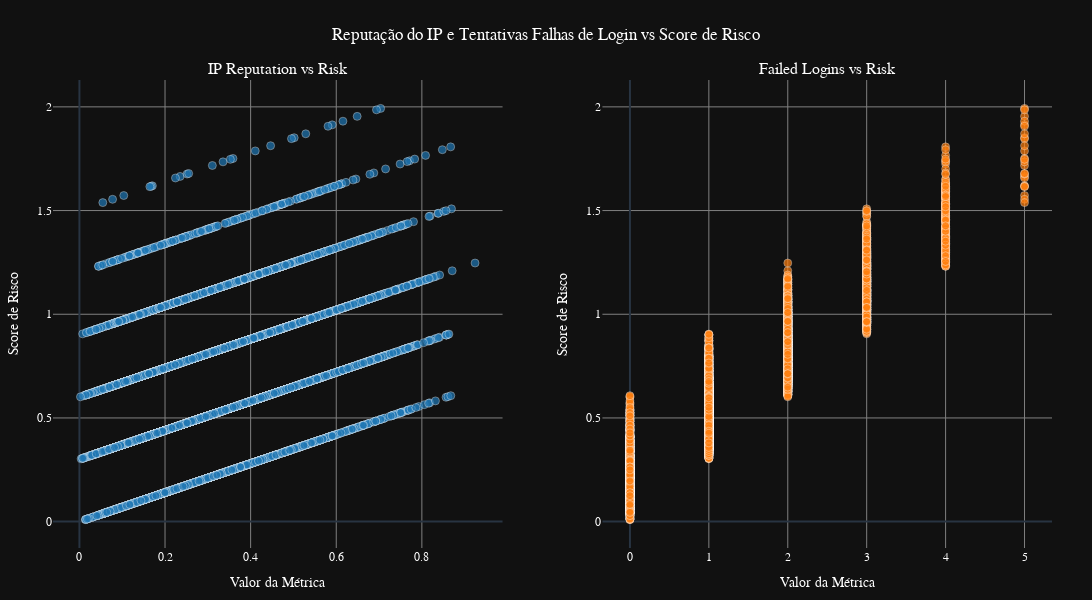

Source (notebook cell):
### Code cell
fig = make_subplots(
    rows=1, cols=2,
    subplot_titles=("IP Reputation vs Risk", "Failed Logins vs Risk")
)

fig.add_trace(
    go.Scatter(
        x=df["ip_reputation_score"], 
        y=df["risk_score"],
        mode='markers',
        name="IP Reputation",
        marker=dict(color="#1f77b4", size=8, opacity=0.7, line=dict(width=0.5, color="white")),
        hovertemplate="IP Reputation: %{x}<br>Risk Score: %{y}<extra></extra>"
    ),
    row=1, col=1
)

fig.add_trace(
    go.Scatter(
        x=df["failed_logins"], 
        y=df["risk_score"],
        mode='markers',
        name="Failed Logins",
        marker=dict(color="#ff7f0e", size=8, opacity=0.7, line=dict(width=0.5, color="white")),
        hovertemplate="Failed Logins: %{x}<br>Risk Score: %{y}<extra></extra>"
    ),
    row=1, col=2
)

fig.update_layout(
    template="plotly_dark",
    height=600, width=1800,
    showlegend=False,
    title_text="Reputação do IP e Tentativas Falhas de Login vs Score de Risco",
    title_x=0.5,
    font=dict(family="Arial", size=12, color="white"),
    margin=dict(l=40, r=40, t=80, b=40)
)

for i in range(1, 3):
    fig.update_xaxes(title_text="Valor da Métrica", row=1, col=i, showgrid=True, gridcolor="gray")
    fig.update_yaxes(title_text="Score de Risco", row=1, col=i, showgrid=True, gridcolor="gray")

fig.show()

### Figure 1 — Plotly figure (JSON) as saved in the notebook; plotly's stock layout.template omitted (floating-point values rounded to 4 significant figures; data arrays with more than 128 entries replaced by an {"elided": "..."} marker saying what was removed)
{"data": [{"hovertemplate": "IP Reputation: %{x}<br>Risk Score: %{y}<extra></extra>", "marker": {"color": "#1f77b4", "line": {"color": "white", "width": 0.5}, "opacity": 0.7, "size": 8}, "mode": "markers", "name": "IP Reputation", "type": "scatter", "x": {"elided": "7174 float values"}, "xaxis": "x", "y": {"elided": "7174 float values"}, "yaxis": "y"}, {"hovertemplate": "Failed Logins: %{x}<br>Risk Score: %{y}<extra></extra>", "marker": {"color": "#ff7f0e", "line": {"color": "white", "width": 0.5}, "opacity": 0.7, "size": 8}, "mode": "markers", "name": "Failed Logins", "type": "scatter", "x": {"elided": "7174 float values"}, "xaxis": "x2", "y": {"elided": "7174 float values"}, "yaxis": "y2"}], "layout": {"annotations": [{"font": {"size": 16}, "showarrow": false, "text": "IP Reputation vs Risk", "x": 0.225, "xanchor": "center", "xref": "paper", "y": 1, "yanchor": "bottom", "yref": "paper"}, {"font": {"size": 16}, "showarrow": false, "text": "Failed Logins vs Risk", "x": 0.775, "xanchor": "center", "xref": "paper", "y": 1, "yanchor": "bottom", "yref": "paper"}], "font": {"color": "white", "family": "Arial", "size": 12}, "height": 600, "margin": {"b": 40, "l": 40, "r": 40, "t": 80}, "showlegend": false, "title": {"text": "Reputação do IP e Tentativas Falhas de Login vs Score de Risco", "x": 0.5}, "width": 1800, "xaxis": {"anchor": "y", "domain": [0, 0.45], "gridcolor": "gray", "showgrid": true, "title": {"text": "Valor da Métrica"}}, "xaxis2": {"anchor": "y2", "domain": [0.55, 1], "gridcolor": "gray", "showgrid": true, "title": {"text": "Valor da Métrica"}}, "yaxis": {"anchor": "x", "domain": [0, 1], "gridcolor": "gray", "showgrid": true, "title": {"text": "Score de Risco"}}, "yaxis2": {"anchor": "x2", "domain": [0, 1], "gridcolor": "gray", "showgrid": true, "title": {"text": "Score de Risco"}}}}
